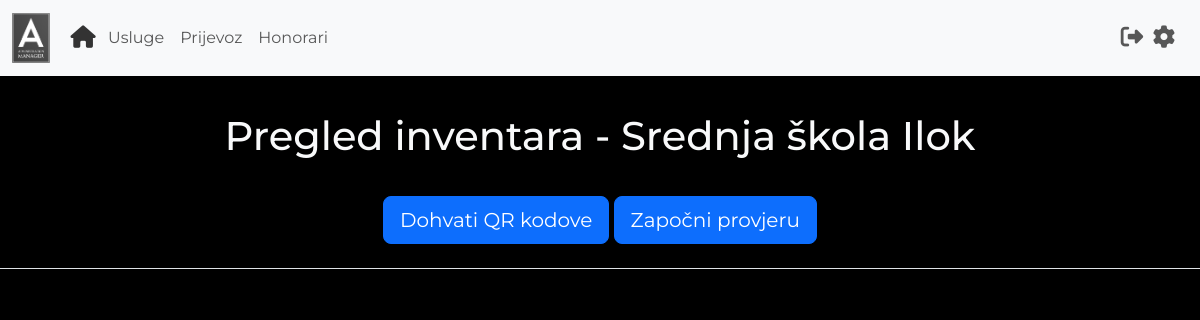
/pregled_inventara (signed in), run on an earlier commit of the app's database.
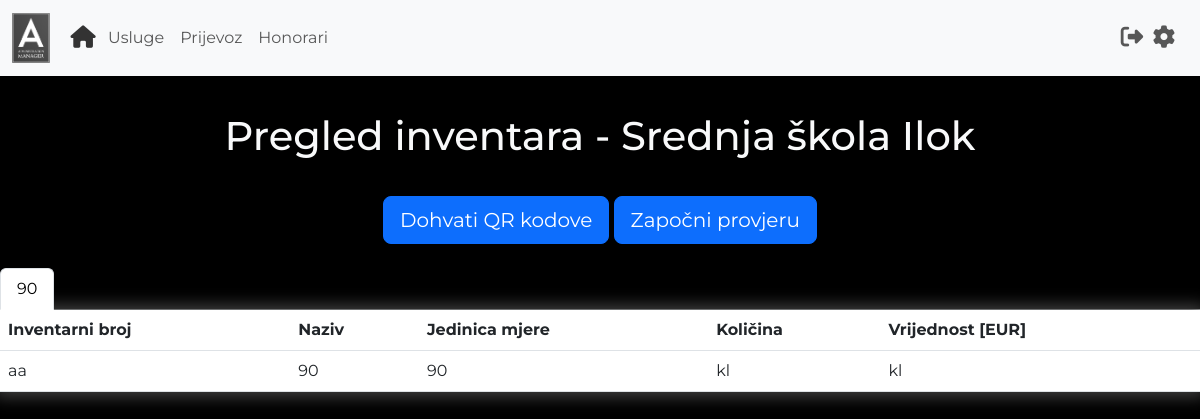
And on a later commit of the database.
### main.py (models this page shows)
class User(UserMixin, db.Model):
    id = db.Column(db.Integer, primary_key=True)
    username = db.Column(db.String(100), unique=True)
    password = db.Column(db.String(100))
    name = db.Column(db.String(100))
    surname = db.Column(db.String(100))
    organisation = db.Column(db.String(100))
    work_address = db.Column(db.String(100))
    home_address = db.Column(db.String(100))
    travel_distance = db.Column(db.Float)
    transportation_fee = db.Column(db.Float)

class Inventory(db.Model):
    id = db.Column(db.Integer, primary_key=True)
    inventory_number = db.Column(db.String(100), unique=True)
    name = db.Column(db.String(100))
    unit = db.Column(db.String(100))
    amount = db.Column(db.String(100))
    value = db.Column(db.String(100))
    location = db.Column(db.String(100))
    organisation = db.Column(db.String(100))
    item_status = db.Column(db.Boolean) #True if inventory check is active and item is checked

### main.py (the view)
@app.route("/pregled_inventara")
@login_required
def pregled_inventara():
    form = InventoryCheckForm()
    if InventoryCheckHistory.query.filter_by(organisation = current_user.organisation).first():
        status = InventoryCheckHistory.query.filter_by(organisation = current_user.organisation).first().inventory_check
    else:
        status = False
    inventory = Inventory.query.filter_by(organisation = current_user.organisation).all()
    locations = []
    inventory_by_location = []
    for item in inventory:
        if item.location not in locations:
            inventory_list = []
            locations.append(item.location)
            for i in Inventory.query.filter_by(organisation=current_user.organisation, location=item.location).all():
                inventory_list.append(i)
            inventory_by_location.append(inventory_list)
    return render_template('pregledInventara.html', organisation = current_user.organisation, locations = locations, data = inventory_by_location, status=status, form=form)

### main.py
class InventoryCheckForm(FlaskForm):
    start_check = SubmitField(label='Započni provjeru', id='start_check')
    end_check = SubmitField(label='Završi provjeru', id='finish_check')
    generate_qrs = SubmitField(label='Dohvati QR kodove', id='generate_qrs')

### main.py (called while the page is built)
@login_manager.user_loader
def load_user(user_id):
    return User.query.get(int(user_id))

### templates/pregledInventara.html (shortened to what this page needs)
{% extends "base.html" %}
{% block content %}
{% include 'header.html' %}
<h1 class="text-center text-light" style="margin-top: 3%; margin-bottom: 3%;">
    Pregled inventara - {{organisation}}
</h1>
<div class="text-center" style="margin-bottom: 2%;">
    <form style="display: inline;" action="{{url_for('generate_qr_codes')}}">
{{form.generate_qrs(class='btn btn-lg btn-primary')}}
        </form>
    <form style="display: inline;" action="{{url_for('inventory_check_status')}}">
{% if status == False %}
    {{form.start_check(class='btn btn-lg btn-primary')}}
{% else %}
    {{form.end_check(class='btn btn-lg btn-primary')}}
        </form>
{% endif %}
</div>
<ul class="nav nav-tabs" id="myTab" role="tablist">
    {% for i in range (0, locations|length) %}
    {% if i != 0 %}
    <li class="nav-item" role="presentation">
        <button class="nav-link" id={{locations[i]|replace('
        ','-')+'-tab'}} data-bs-toggle="tab" data-bs-target={{"#"+locations[i]|replace(' ','-')+'-pane'}} type="button"
        role="tab" aria-controls={{locations[i]|replace(' ','-')+'-tab-pane'}} aria-selected="true">
        {{locations[i]}}</button>
    </li>
    {% else %}
    <li class="nav-item" role="presentation">
        <button class="nav-link active" id={{locations[i]|replace('
        ','-')+'-tab'}} data-bs-toggle="tab" data-bs-target={{"#"+locations[i]|replace(' ','-')+'-pane'}} type="button"
        role="tab" aria-controls={{locations[i]|replace(' ','-')+'-tab-pane'}} aria-selected="true">
        {{locations[i]}}</button>
    </li>
    {% endif %}
    {% endfor %}
</ul>
<div class="tab-content" id="myTabContent">
    {% for i in range(0, locations|length) %}
    {% if i != 0 %}
    <div aria-labelledby={{locations[i]|replace('
    ','-')+"-tab"}} class="tab-pane fade text-light" id={{locations[i]|replace(' ','-')+"-pane"}} role="tabpanel"
    tabindex="0">
    {% else %}
    <div aria-labelledby={{locations[i]|replace('
    ','-')+"-tab"}} class="tab-pane fade active show text-light" id={{locations[i]|replace(' ','-')+"-pane"}}
    role="tabpanel" tabindex="0">
    {% endif %}
    <table class="table text-light">
        <thead>
        <tr>
            <th scope="col">Inventarni broj</th>
            <th scope="col">Naziv</th>
            <th scope="col">Jedinica mjere</th>
            <th scope="col">Količina</th>
            <th scope="col">Vrijednost [EUR]</th>
        </tr>
        </thead>
        <tbody>
        {% for item in data[i] %}
        <tr>
            <td> {{item.inventory_number}}</td>
            <td> {{item.name}}</td>
            <td> {{item.unit}}</td>
            <td> {{item.amount}}</td>
            <td> {{item.value}}</td>
        </tr>
        {% endfor %}
        </tbody>
    </table>
</div>
{% endfor %}
{% endblock %}

### templates/base.html (shortened to what this page needs)
<!DOCTYPE html>
<html lang="en">
<head>
    <link href="https://cdn.jsdelivr.net/npm/bootstrap@5.3.0-alpha1/dist/css/bootstrap.min.css"
 rel="stylesheet">
    <link href="{{url_for('static', filename='style.css')}}" rel="stylesheet">
</head>
<body>
{% block content %}
{% endblock %}
</body>
</html>

### templates/header.html (shortened to what this page needs)
<nav class="navbar navbar-expand-lg bg-body-tertiary">
    <div class="container-fluid">
        <a class="navbar-brand disabled"><img alt="Logo" class="img-fluid"
                                              src="{{url_for('static', filename='images/logo2.png')}}"
                                              style="height: 50px;"></a>
        <div class="collapse navbar-collapse" id="navbarSupportedContent">
            <ul class="navbar-nav me-auto mb-2 mb-lg-0">
                <li class="nav-item">
                    <a aria-current="page" class="nav-link active" href="{{url_for('pregled_usluga')}}"
                       style="color: #333333; transform:scale(1.4);"><i class="fa-sharp fa-solid fa-house"></i></a>
                </li>
                <li class="nav-item">
                    <a class="nav-link" href="{{url_for('pregled_usluga')}}">Usluge</a>
                </li>
                <li class="nav-item">
                    <a class="nav-link" href="{{url_for('putni_troskovi')}}">Prijevoz</a>
                </li>
                <li class="nav-item">
                    <a class="nav-link" href="{{url_for('honorari')}}">Honorari</a>
                </li>
            </ul>
            <ul class="navbar-nav me-2 mb-2 mb-lg-0">
                <li class="nav-item">
                    <a class="nav-link" href="{{url_for('logout')}}"><i class="fa-solid fa-right-from-bracket"
                                                                        style="transform:scale(1.4);"></i></a>
                </li>
                <li class="nav-item">
                    <a class="nav-link" href="{{url_for('postavke')}}"><i class="fa-sharp fa-solid fa-gear"
                                                                          style="transform:scale(1.4);"></i></a>
                </li>
            </ul>
        </div>
    </div>
</nav>

### static/style.css (style rules this page uses)
body { background-color: black; font-family: 'Montserrat', sans-serif; }
ul { list-style-type: none; list-style-position: inside; }
.table { -moz-box-shadow: 0px 0px 15px 5px #404040; -webkit-box-shadow: 0px 0px 15px 5px #404040; box-shadow: 0px 0px 15px 5px #404040; }

What changed in the data, as far as the page shows it:
added Inventory: location "90", inventory_number "aa", name "90", unit "90", amount "kl", value "kl"
Also different on the page:
new list line: "Inventarni broj Naziv Jedinica mjere Količina Vrijednost [EUR]"
